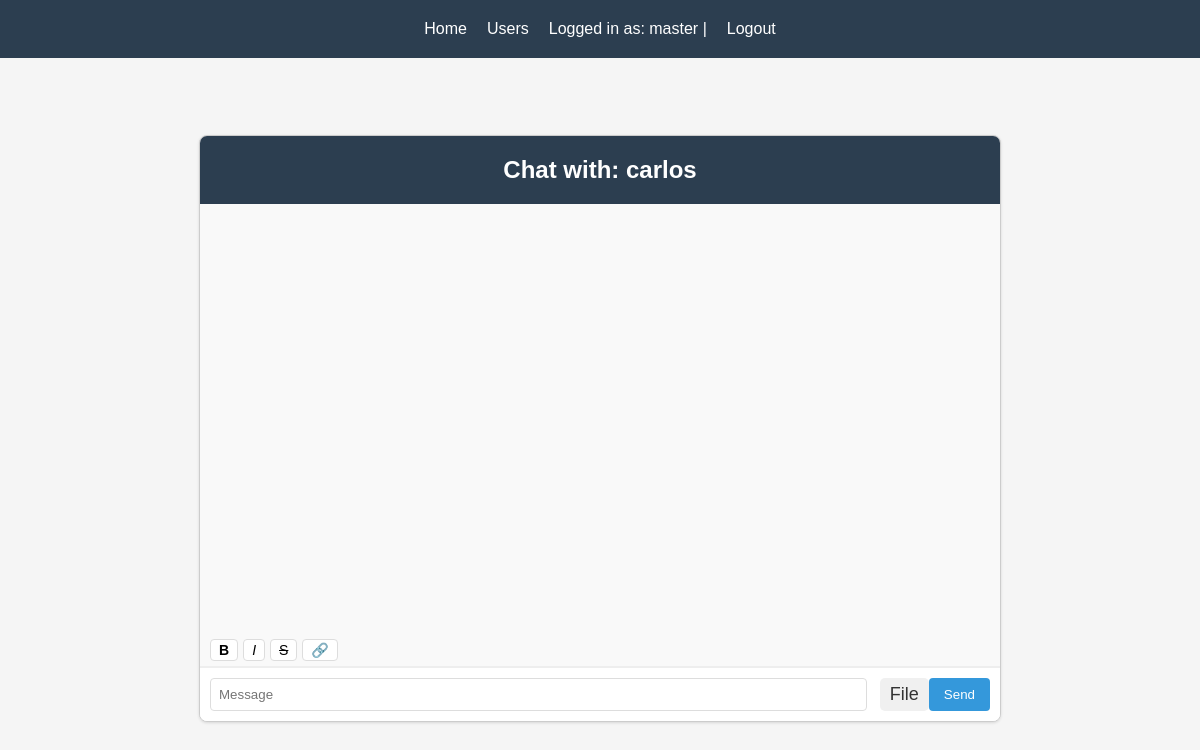
The app's page /direct_chat/7 (signed in), older data.
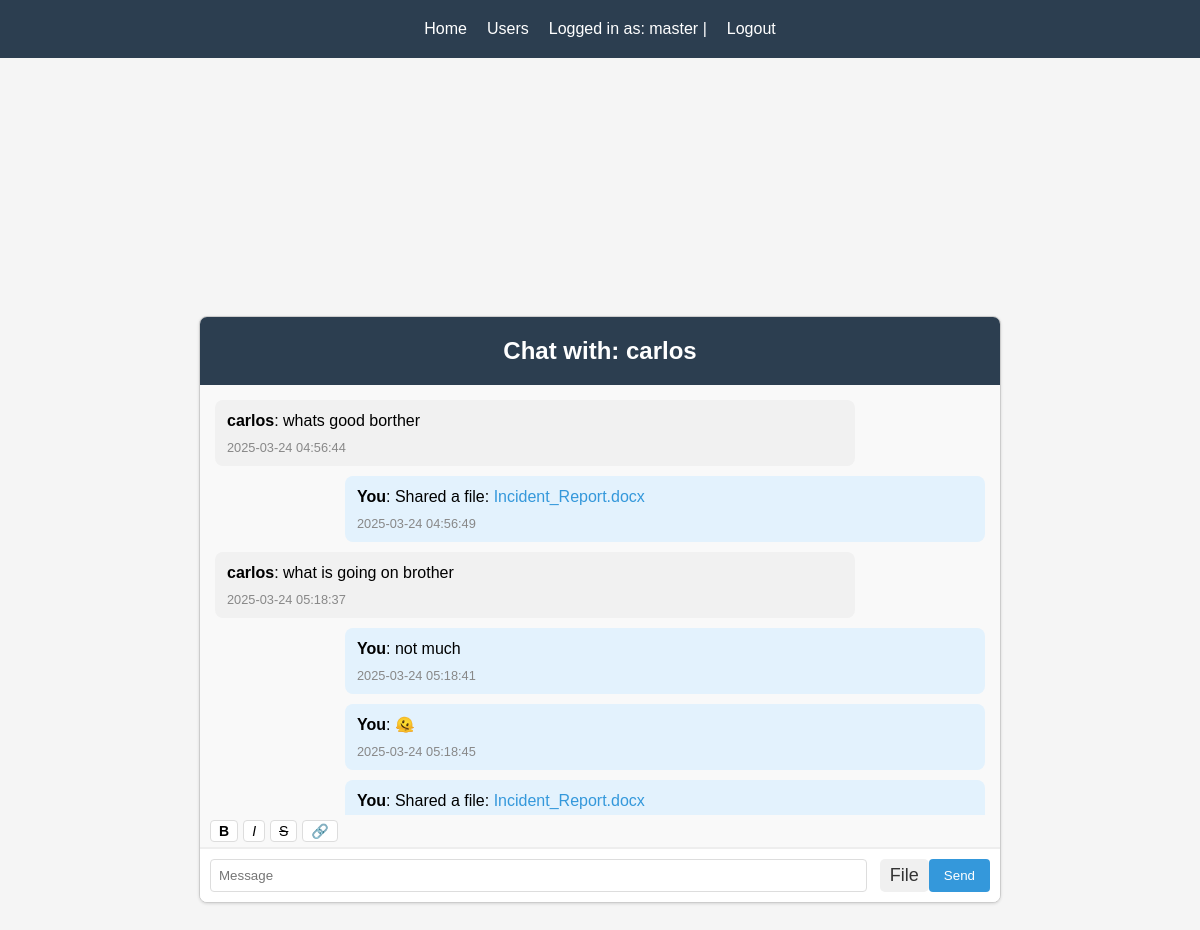
The same page, newer data.
### model.py (models this page shows, shortened)
class DirectMessage(db.Model):
    id = db.Column(db.Integer, primary_key=True)
    sender_id = db.Column(db.Integer, db.ForeignKey('user.id'), nullable=False)
    recipient_id = db.Column(db.Integer, db.ForeignKey('user.id'), nullable=False)
    content = db.Column(db.Text, nullable=False)
    timestamp = db.Column(db.DateTime, default=datetime.utcnow)
    is_read = db.Column(db.Boolean, default=False)
    is_file = db.Column(db.Boolean, default=False)
    file_id = db.Column(db.Integer, db.ForeignKey('shared_file.id'), nullable=True)
    sender = db.relationship('User', foreign_keys=[sender_id], backref='sent_messages')
    recipient = db.relationship('User', foreign_keys=[recipient_id], backref='received_messages')
    shared_file = db.relationship('SharedFile', foreign_keys=[file_id], backref=db.backref('message_ref', uselist=False))

class User(db.Model):
    id = db.Column(db.Integer, primary_key=True)
    username = db.Column(db.String(80), unique=True, nullable=False)
    email = db.Column(db.String(120), unique=True, nullable=False)
    password_hash = db.Column(db.String(128), nullable=False)
    created_at = db.Column(db.DateTime, default=datetime.utcnow)
    failed_login_attempts = db.Column(db.Integer, default=0)
    last_failed_login = db.Column(db.DateTime, nullable=True)
    is_locked = db.Column(db.Boolean, default=False)

### main.py (the view)
@app.route("/direct_chat/<int:user_id>")
def direct_chat(user_id):
    if not session.get("user_id"):
        return redirect(url_for("login"))
    if not session.get("username"):
        return redirect(url_for("logout"))
    other_user = User.query.get_or_404(user_id)
    messages = DirectMessage.query.filter(
        or_(
            and_(DirectMessage.sender_id == session["user_id"],
                 DirectMessage.recipient_id == user_id),
            and_(DirectMessage.sender_id == user_id,
                 DirectMessage.recipient_id == session["user_id"])
        )
    ).order_by(DirectMessage.timestamp).all()
    return render_template("direct_chat.html",
                           other_user=other_user,
                           messages=messages)

### main.py (called while the page is built)
@app.context_processor
def utility_processor():
    return dict(get_file_icon_class=get_file_icon_class)

### templates/direct_chat.html (shortened to what this page needs)
{% extends 'base.html' %} {% block content %}
<div class="message-box">
  <h2>Chat with: {{other_user.username}}</h2>
  <div class="messages" id="messages">
    {% if messages %}
      {% for msg in messages %}
      <div class="text {% if msg.sender_id == session.user_id %}sent{% else %}received{% endif %}">
        <span>
          <strong>{{ msg.sender.username if msg.sender_id != session.user_id else 'You' }}</strong>:
          {% if msg.is_file %}
            Shared a file: <a href="/download_file/{{ msg.file_id }}" target="_blank">{{ msg.content.replace('Shared a file: ', '') }}</a>
          {% else %}
            {{ msg.content }}
          {% endif %}
        </span>
        <span class="muted">
          {{ msg.timestamp.strftime('%Y-%m-%d %H:%M:%S') }}
        </span>
      </div>
      {% endfor %}
    {% endif %}
  </div>
  <div class="format-toolbar">
    <button type="button" class="format-btn" title="Bold" onclick="insertFormatting('**', '**')"><strong>B</strong></button>
    <button type="button" class="format-btn" title="Italic" onclick="insertFormatting('*', '*')"><em>I</em></button>
    <button type="button" class="format-btn" title="Strikethrough" onclick="insertFormatting('~~', '~~')"><del>S</del></button>
    <button type="button" class="format-btn" title="Link" onclick="insertLink()">🔗</button>
  </div>
  <div class="inputs">
    <input type="text" placeholder="Message" name="message" id="message" />
    <button type="button" id="file-btn" onclick="document.getElementById('file-upload').click()">
      File
    </button>
    <button type="button" name="send" id="send-btn" onClick="sendDirectMessage()">
      Send
    </button>
  </div>
</div>
{% endblock %}

Row changes from the older to the newer data that the page shows:
added DirectMessage: sender "carlos", content "whats good borther", timestamp "2025-03-24 04:56:44"
added DirectMessage: sender "You", content.replace "Incident_Report.docx", timestamp "2025-03-24 04:56:49"
added DirectMessage: sender "carlos", content "what is going on brother", timestamp "2025-03-24 05:18:37"
added DirectMessage: sender "You", content "not much", timestamp "2025-03-24 05:18:41"
added DirectMessage: sender "You", content "🫠", timestamp "2025-03-24 05:18:45"
added DirectMessage: sender "You", content.replace "Incident_Report.docx"
